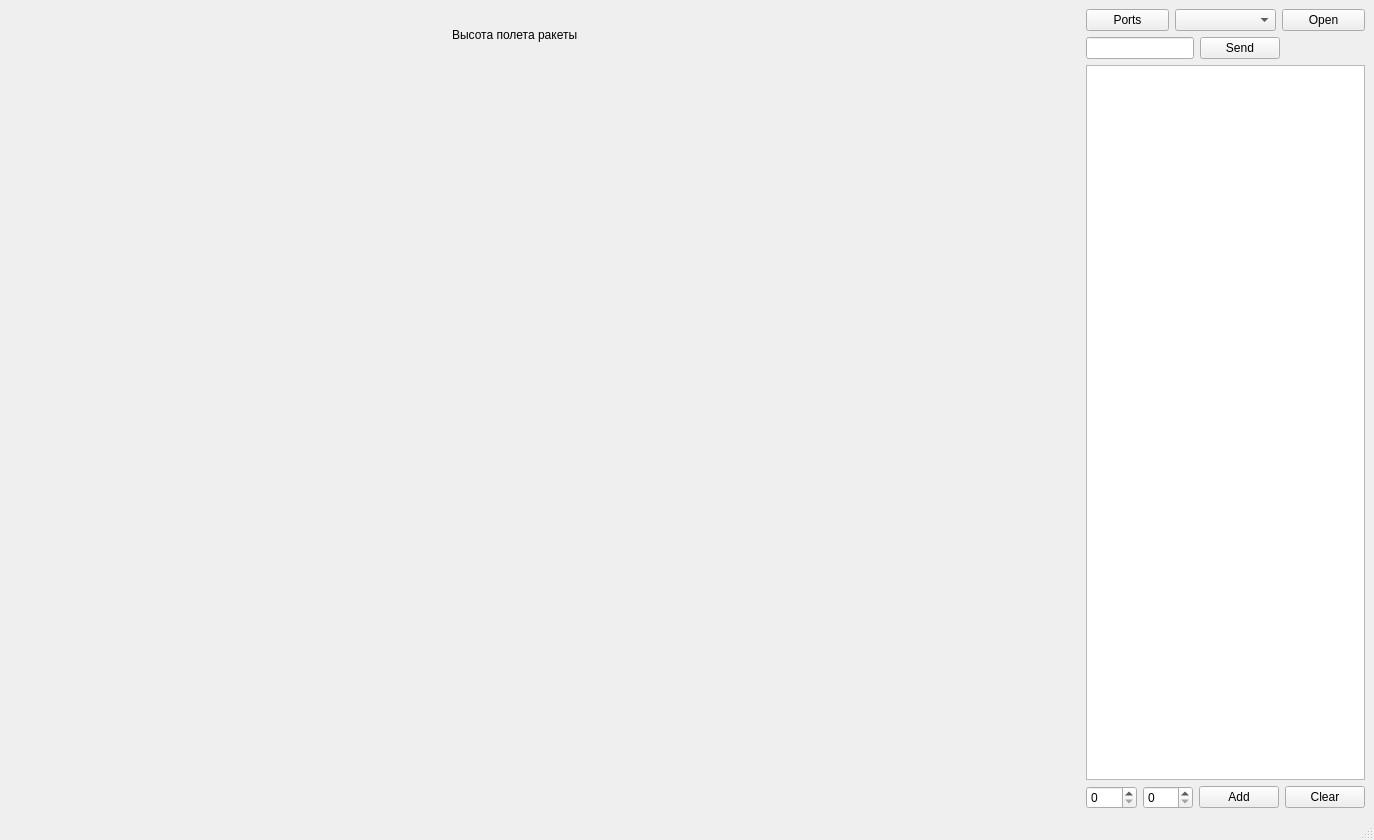
<?xml version="1.0" encoding="UTF-8"?>
<ui version="4.0">
 <class>MainWindow</class>
 <widget class="QMainWindow" name="MainWindow">
  <property name="geometry">
   <rect>
    <x>0</x>
    <y>0</y>
    <width>1374</width>
    <height>840</height>
   </rect>
  </property>
  <property name="windowTitle">
   <string>MainWindow</string>
  </property>
  <widget class="QWidget" name="centralwidget">
   <layout class="QGridLayout" name="gridLayout">
    <item row="4" column="23">
     <spacer name="verticalSpacer_4">
      <property name="orientation">
       <enum>Qt::Orientation::Vertical</enum>
      </property>
      <property name="sizeHint" stdset="0">
       <size>
        <width>20</width>
        <height>40</height>
       </size>
      </property>
     </spacer>
    </item>
    <item row="0" column="23">
     <spacer name="verticalSpacer">
      <property name="orientation">
       <enum>Qt::Orientation::Vertical</enum>
      </property>
      <property name="sizeHint" stdset="0">
       <size>
        <width>20</width>
        <height>40</height>
       </size>
      </property>
     </spacer>
    </item>
    <item row="8" column="22">
     <spacer name="horizontalSpacer_10">
      <property name="orientation">
       <enum>Qt::Orientation::Horizontal</enum>
      </property>
      <property name="sizeHint" stdset="0">
       <size>
        <width>40</width>
        <height>20</height>
       </size>
      </property>
     </spacer>
    </item>
    <item row="1" column="23">
     <spacer name="verticalSpacer_6">
      <property name="orientation">
       <enum>Qt::Orientation::Vertical</enum>
      </property>
      <property name="sizeHint" stdset="0">
       <size>
        <width>20</width>
        <height>40</height>
       </size>
      </property>
     </spacer>
    </item>
    <item row="8" column="12">
     <spacer name="horizontalSpacer_20">
      <property name="orientation">
       <enum>Qt::Orientation::Horizontal</enum>
      </property>
      <property name="sizeHint" stdset="0">
       <size>
        <width>40</width>
        <height>20</height>
       </size>
      </property>
     </spacer>
    </item>
    <item row="8" column="18">
     <spacer name="horizontalSpacer_7">
      <property name="orientation">
       <enum>Qt::Orientation::Horizontal</enum>
      </property>
      <property name="sizeHint" stdset="0">
       <size>
        <width>40</width>
        <height>20</height>
       </size>
      </property>
     </spacer>
    </item>
    <item row="8" column="2">
     <spacer name="horizontalSpacer_2">
      <property name="orientation">
       <enum>Qt::Orientation::Horizontal</enum>
      </property>
      <property name="sizeHint" stdset="0">
       <size>
        <width>40</width>
        <height>20</height>
       </size>
      </property>
     </spacer>
    </item>
    <item row="8" column="21">
     <spacer name="horizontalSpacer_3">
      <property name="orientation">
       <enum>Qt::Orientation::Horizontal</enum>
      </property>
      <property name="sizeHint" stdset="0">
       <size>
        <width>40</width>
        <height>20</height>
       </size>
      </property>
     </spacer>
    </item>
    <item row="8" column="11">
     <spacer name="horizontalSpacer_14">
      <property name="orientation">
       <enum>Qt::Orientation::Horizontal</enum>
      </property>
      <property name="sizeHint" stdset="0">
       <size>
        <width>40</width>
        <height>20</height>
       </size>
      </property>
     </spacer>
    </item>
    <item row="8" column="5">
     <spacer name="horizontalSpacer_12">
      <property name="orientation">
       <enum>Qt::Orientation::Horizontal</enum>
      </property>
      <property name="sizeHint" stdset="0">
       <size>
        <width>40</width>
        <height>20</height>
       </size>
      </property>
     </spacer>
    </item>
    <item row="8" column="17">
     <spacer name="horizontalSpacer_19">
      <property name="orientation">
       <enum>Qt::Orientation::Horizontal</enum>
      </property>
      <property name="sizeHint" stdset="0">
       <size>
        <width>40</width>
        <height>20</height>
       </size>
      </property>
     </spacer>
    </item>
    <item row="8" column="3">
     <spacer name="horizontalSpacer_9">
      <property name="orientation">
       <enum>Qt::Orientation::Horizontal</enum>
      </property>
      <property name="sizeHint" stdset="0">
       <size>
        <width>40</width>
        <height>20</height>
       </size>
      </property>
     </spacer>
    </item>
    <item row="8" column="1">
     <spacer name="horizontalSpacer_8">
      <property name="orientation">
       <enum>Qt::Orientation::Horizontal</enum>
      </property>
      <property name="sizeHint" stdset="0">
       <size>
        <width>40</width>
        <height>20</height>
       </size>
      </property>
     </spacer>
    </item>
    <item row="6" column="23">
     <spacer name="verticalSpacer_2">
      <property name="orientation">
       <enum>Qt::Orientation::Vertical</enum>
      </property>
      <property name="sizeHint" stdset="0">
       <size>
        <width>20</width>
        <height>40</height>
       </size>
      </property>
     </spacer>
    </item>
    <item row="8" column="19">
     <spacer name="horizontalSpacer_6">
      <property name="orientation">
       <enum>Qt::Orientation::Horizontal</enum>
      </property>
      <property name="sizeHint" stdset="0">
       <size>
        <width>40</width>
        <height>20</height>
       </size>
      </property>
     </spacer>
    </item>
    <item row="8" column="20">
     <spacer name="horizontalSpacer_5">
      <property name="orientation">
       <enum>Qt::Orientation::Horizontal</enum>
      </property>
      <property name="sizeHint" stdset="0">
       <size>
        <width>40</width>
        <height>20</height>
       </size>
      </property>
     </spacer>
    </item>
    <item row="5" column="23">
     <spacer name="verticalSpacer_3">
      <property name="orientation">
       <enum>Qt::Orientation::Vertical</enum>
      </property>
      <property name="sizeHint" stdset="0">
       <size>
        <width>20</width>
        <height>40</height>
       </size>
      </property>
     </spacer>
    </item>
    <item row="8" column="9">
     <spacer name="horizontalSpacer_22">
      <property name="orientation">
       <enum>Qt::Orientation::Horizontal</enum>
      </property>
      <property name="sizeHint" stdset="0">
       <size>
        <width>40</width>
        <height>20</height>
       </size>
      </property>
     </spacer>
    </item>
    <item row="8" column="7">
     <spacer name="horizontalSpacer_24">
      <property name="orientation">
       <enum>Qt::Orientation::Horizontal</enum>
      </property>
      <property name="sizeHint" stdset="0">
       <size>
        <width>40</width>
        <height>20</height>
       </size>
      </property>
     </spacer>
    </item>
    <item row="8" column="6">
     <spacer name="horizontalSpacer_13">
      <property name="orientation">
       <enum>Qt::Orientation::Horizontal</enum>
      </property>
      <property name="sizeHint" stdset="0">
       <size>
        <width>40</width>
        <height>20</height>
       </size>
      </property>
     </spacer>
    </item>
    <item row="8" column="15">
     <spacer name="horizontalSpacer_17">
      <property name="orientation">
       <enum>Qt::Orientation::Horizontal</enum>
      </property>
      <property name="sizeHint" stdset="0">
       <size>
        <width>40</width>
        <height>20</height>
       </size>
      </property>
     </spacer>
    </item>
    <item row="8" column="14">
     <spacer name="horizontalSpacer_16">
      <property name="orientation">
       <enum>Qt::Orientation::Horizontal</enum>
      </property>
      <property name="sizeHint" stdset="0">
       <size>
        <width>40</width>
        <height>20</height>
       </size>
      </property>
     </spacer>
    </item>
    <item row="3" column="23">
     <spacer name="verticalSpacer_5">
      <property name="orientation">
       <enum>Qt::Orientation::Vertical</enum>
      </property>
      <property name="sizeHint" stdset="0">
       <size>
        <width>20</width>
        <height>40</height>
       </size>
      </property>
     </spacer>
    </item>
    <item row="8" column="8">
     <spacer name="horizontalSpacer_23">
      <property name="orientation">
       <enum>Qt::Orientation::Horizontal</enum>
      </property>
      <property name="sizeHint" stdset="0">
       <size>
        <width>40</width>
        <height>20</height>
       </size>
      </property>
     </spacer>
    </item>
    <item row="0" column="0" rowspan="9" colspan="23">
     <widget class="QCustomPlot" name="plot" native="true">
      <widget class="QWidget" name="">
       <property name="geometry">
        <rect>
         <x>0</x>
         <y>0</y>
         <width>1011</width>
         <height>51</height>
        </rect>
       </property>
       <layout class="QHBoxLayout" name="horizontalLayout_4">
        <item>
         <spacer name="horizontalSpacer_25">
          <property name="orientation">
           <enum>Qt::Orientation::Horizontal</enum>
          </property>
          <property name="sizeHint" stdset="0">
           <size>
            <width>40</width>
            <height>20</height>
           </size>
          </property>
         </spacer>
        </item>
        <item>
         <widget class="QLabel" name="label">
          <property name="text">
           <string>Высота полета ракеты</string>
          </property>
         </widget>
        </item>
        <item>
         <spacer name="horizontalSpacer_26">
          <property name="orientation">
           <enum>Qt::Orientation::Horizontal</enum>
          </property>
          <property name="sizeHint" stdset="0">
           <size>
            <width>40</width>
            <height>20</height>
           </size>
          </property>
         </spacer>
        </item>
       </layout>
      </widget>
     </widget>
    </item>
    <item row="8" column="23">
     <spacer name="horizontalSpacer_4">
      <property name="orientation">
       <enum>Qt::Orientation::Horizontal</enum>
      </property>
      <property name="sizeHint" stdset="0">
       <size>
        <width>40</width>
        <height>20</height>
       </size>
      </property>
     </spacer>
    </item>
    <item row="8" column="10">
     <spacer name="horizontalSpacer_21">
      <property name="orientation">
       <enum>Qt::Orientation::Horizontal</enum>
      </property>
      <property name="sizeHint" stdset="0">
       <size>
        <width>40</width>
        <height>20</height>
       </size>
      </property>
     </spacer>
    </item>
    <item row="8" column="16">
     <spacer name="horizontalSpacer_18">
      <property name="orientation">
       <enum>Qt::Orientation::Horizontal</enum>
      </property>
      <property name="sizeHint" stdset="0">
       <size>
        <width>40</width>
        <height>20</height>
       </size>
      </property>
     </spacer>
    </item>
    <item row="2" column="23">
     <spacer name="verticalSpacer_7">
      <property name="orientation">
       <enum>Qt::Orientation::Vertical</enum>
      </property>
      <property name="sizeHint" stdset="0">
       <size>
        <width>20</width>
        <height>40</height>
       </size>
      </property>
     </spacer>
    </item>
    <item row="8" column="13">
     <spacer name="horizontalSpacer_15">
      <property name="orientation">
       <enum>Qt::Orientation::Horizontal</enum>
      </property>
      <property name="sizeHint" stdset="0">
       <size>
        <width>40</width>
        <height>20</height>
       </size>
      </property>
     </spacer>
    </item>
    <item row="8" column="4">
     <spacer name="horizontalSpacer_11">
      <property name="orientation">
       <enum>Qt::Orientation::Horizontal</enum>
      </property>
      <property name="sizeHint" stdset="0">
       <size>
        <width>40</width>
        <height>20</height>
       </size>
      </property>
     </spacer>
    </item>
    <item row="0" column="25" rowspan="9">
     <layout class="QVBoxLayout" name="verticalLayout">
      <item>
       <layout class="QHBoxLayout" name="horizontalLayout">
        <item>
         <widget class="QPushButton" name="btnPorts">
          <property name="minimumSize">
           <size>
            <width>83</width>
            <height>0</height>
           </size>
          </property>
          <property name="text">
           <string>Ports</string>
          </property>
         </widget>
        </item>
        <item>
         <widget class="QComboBox" name="cmbPorts">
          <property name="minimumSize">
           <size>
            <width>101</width>
            <height>0</height>
           </size>
          </property>
         </widget>
        </item>
        <item>
         <widget class="QPushButton" name="btnOpenPorts">
          <property name="minimumSize">
           <size>
            <width>83</width>
            <height>0</height>
           </size>
          </property>
          <property name="text">
           <string>Open</string>
          </property>
         </widget>
        </item>
       </layout>
      </item>
      <item>
       <layout class="QHBoxLayout" name="horizontalLayout_2">
        <item>
         <widget class="QLineEdit" name="lnMessage"/>
        </item>
        <item>
         <widget class="QPushButton" name="btnSend">
          <property name="text">
           <string>Send</string>
          </property>
         </widget>
        </item>
        <item>
         <spacer name="horizontalSpacer">
          <property name="orientation">
           <enum>Qt::Orientation::Horizontal</enum>
          </property>
          <property name="sizeHint" stdset="0">
           <size>
            <width>40</width>
            <height>20</height>
           </size>
          </property>
         </spacer>
        </item>
       </layout>
      </item>
      <item>
       <widget class="QListWidget" name="lstMessages">
        <property name="autoFillBackground">
         <bool>false</bool>
        </property>
       </widget>
      </item>
      <item>
       <layout class="QHBoxLayout" name="horizontalLayout_3">
        <item>
         <widget class="QSpinBox" name="bx_x"/>
        </item>
        <item>
         <widget class="QSpinBox" name="bx_y"/>
        </item>
        <item>
         <widget class="QPushButton" name="btn_add">
          <property name="text">
           <string>Add</string>
          </property>
         </widget>
        </item>
        <item>
         <widget class="QPushButton" name="btn_clear">
          <property name="text">
           <string>Clear</string>
          </property>
         </widget>
        </item>
       </layout>
      </item>
     </layout>
    </item>
   </layout>
  </widget>
  <widget class="QMenuBar" name="menubar">
   <property name="geometry">
    <rect>
     <x>0</x>
     <y>0</y>
     <width>1374</width>
     <height>25</height>
    </rect>
   </property>
  </widget>
  <widget class="QStatusBar" name="statusbar"/>
 </widget>
 <customwidgets>
  <customwidget>
   <class>QCustomPlot</class>
   <extends>QWidget</extends>
   <header>qcustomplot.h</header>
   <container>1</container>
  </customwidget>
 </customwidgets>
 <resources/>
 <connections/>
</ui>
